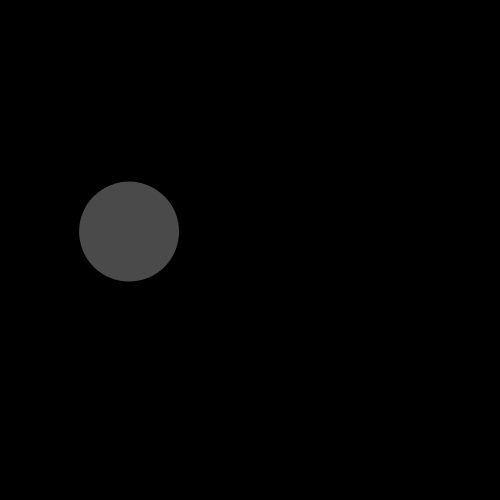
Frame 1 (no input)
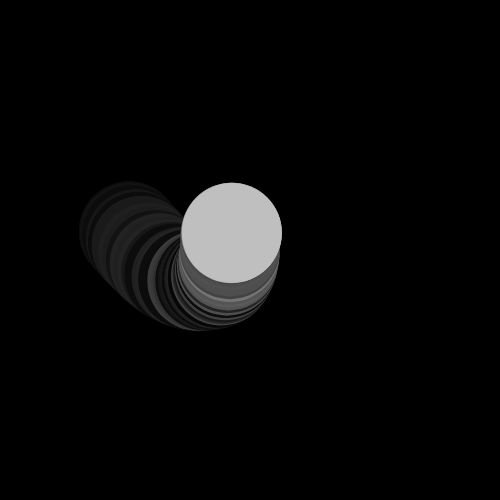
Frame 60 (no input)
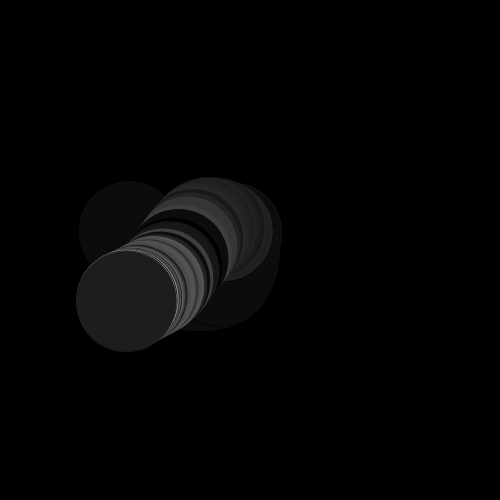
Frame 120 (the mouse pressed at the canvas centre since frame 60)

The p5.js sketch that drew these frames (run headless with seeded random() and noise() and a simulated clock; from frame 60 on, the mouse is pressed at the canvas centre):

// p5.js sketch
// ── sketch.js
//bomdimax
//radom noise stuff
//--------------------------------------------------------------------------------



var t;

function setup() {
  createCanvas(500, 500);
  background(0);
  t = 0;
}

function draw() {
  // sfuma le linee dando opacità allo sfodo
  background(0, 10);
//applichiamo il noise al movimeto lungo gli assi
  var x = width * noise(t+20);
  var y = height * noise(t+10);

  
  
  noStroke();
  //creo l'effetto strobo alterado i colori radomicaete 
fill(random(255), random(500) ); 
  ellipse(x, y, 100, 100);

  t = t + 0.008
}
